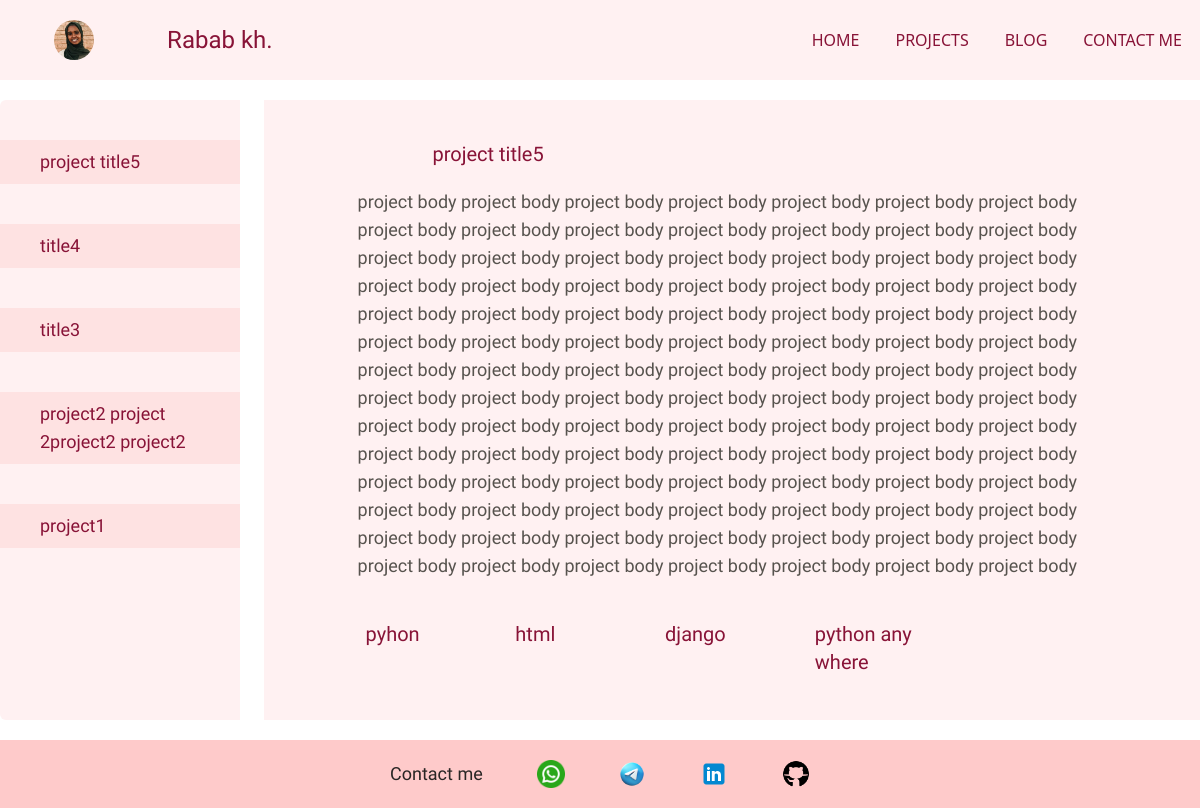
The page /portfolio/project/1/ on the database its author committed.
### portfolioCode/models.py (models this page shows, shortened)
class project(models.Model):
    title=models.CharField(max_length=250)
    about=models.TextField()

class projectSkills(models.Model):
    skill = models.ForeignKey(skill, on_delete=models.CASCADE)
    project = models.ForeignKey(project, on_delete=models.CASCADE)
    def __str__(self):
        return self.skill.name

class skill(models.Model):
    name=models.CharField(max_length=50)

### portfolioCode/views.py (the view)
# urls.py: path("project/<int:id>/", views.projectDetails, name="project"),
def projectDetails(request,id):
    Project = models.project
    projectSkills= models.projectSkills
    theproject = Project.objects.get(id=id)
    projects = Project.objects.all()
    skills=projectSkills.objects.filter(project=theproject.id)
    context = {
        "project": theproject,
        "projects":projects,
        "skills":skills
    }
    return render(request ,"portfolioCode/projects.html",context)

### portfolioCode/templates/portfolioCode/projects.html (shortened to what this page needs)
<!DOCTYPE html>
<html lang="en">
    {% load static tailwind_tags %}
    {% load static %}
<head>
    {% tailwind_css %}
    <link href="{% static 'portfolioCode/css/output.css' %}" rel="stylesheet">
</head>
<body>
     <header class="bg-rose-50 text-rose-900">
        <nav class="block">
            <div class=" flex justify-between items-center w-[97%] mx-auto h-20 ">
                <div class="flex items-center justify-around w-[25%]">
                    <img class="  w-5 h-5 lg:w-10 lg:h-10 rounded-full" src="{% static 'portfolioCode/img/logopic.jpg'%} ">
                    <h1>  <label  class="protest-guerrilla-regular text-lg lg:text-2xl"> Rabab kh. </label></h1>
                </div>
                <div class="">
                    <ul class="flex items-center gap-5 lg:gap-9 font-medium" >
                        <li><a class="hover:text-rose-300" href="../../index/" >HOME</a></li>
                        <li><a class="hover:text-rose-300" href=" " >PROJECTS</a></li>
                        <li><a class="hover:text-rose-300" href="../../blog/1/" >BLOG</a></li>
                        <li><a class="hover:text-rose-300" href="#footer" >CONTACT ME</a></li>
                    </ul>
                </div>
            </div>
        </nav>
    </header>
    <container class=" flex justify-between  bg-white  my-5  text-rose-900">
       <div class="flex flex-col items-center justify-between  w-[20%] ">
        <div class="protest-guerrilla-regular  bg-rose-50  rounded-l-md w-full  h-full">
            {% for project in projects %}
            <a class=" flex px-10 py-2 mt-10 text-lg bg-red-100" href="../{{ project.id }}/"> {{project.title}} </a>
            {%endfor%}
        </div>
    </div>
    <div class=" w-[78%] bg-rose-50">
        <div class="w-[80%] mx-auto my-10 ">
         <div class="w-[80%]  mx-auto protest-guerrilla-regular text-xl">
         {{project.title}}
         </div>
         <div class="sofadi-one-regular my-5 text-lg text-stone-600">
            {{project.about}}
         </div>
         <div class="flex flex-wrap justify-start protest-guerrilla-regular text-xl  text-rose-900 py-5">
            {% for s in skills%}
            <div class=" w-[20%]  h-10 px-2 ">{{s}}</div>
           {%endfor%}
        </div>
        </div>
       </div>
    </container>
    <footer id="footer" class="bg-red-200  text-stone-800 text-lg protest-guerrilla-regular  ">
    <div class="flex flex-wrap lg:w-[35%] w-[90%] justify-between items-center  mx-auto py-5">
        <h2> Contact me </h2>
        <a href="https://iwtsp.com/249111792703"> <img src="{% static 'portfolioCode/img/whatsapp.png'%} " class="w-7 h-7 rounded"> </a>
        <a href="https://t.me/rab6ab"> <img src="{% static 'portfolioCode/img/telegram.png'%} " class="w-7 h-7 rounded"> </a>
        <a href="https://www.linkedin.com/in/rabab-khalifa/"> <img src="{% static 'portfolioCode/img/linkedin.png'%} " class="w-7 h-7 rounded"> </a>
        <a href="https://github.com/rababK"> <img src="{% static 'portfolioCode/img/github.png'%} " class="w-7 h-7 rounded"> </a>
    </div>
    </footer>
</body>
</html>

### portfolioCode/templates/portfolioCode/projects.html (style rules this page uses)
.protest-guerrilla-regular { font-family: "Protest Guerrilla", sans-serif; font-weight: 400; font-style: normal; }
.sofadi-one-regular { font-family: "Sofadi One", system-ui; font-weight: 400; font-style: normal; }

### rows shown on the page
project: title "project title5", about "project body project body project body project body project body project body project body project body project body project body project body project body project body project body project body project body project body project body project body project body project body project body project body project body project body project body project body project body project body project body project body project body project body project body project body project body project body project body project body project body project body project body project body project body project body project body project body project body project body project body project body project body project body project…"
project: title "title4"
project: title "title3"
project: title "project2 project 2project2 project2"
project: title "project1"
projectSkills: skill.name "pyhon"
projectSkills: skill.name "html"
projectSkills: skill.name "django"
projectSkills: skill.name "python any where"
